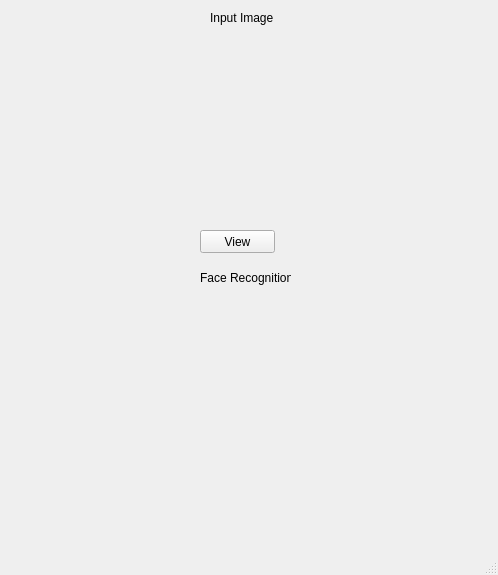
<?xml version="1.0" encoding="UTF-8"?>
<ui version="4.0">
 <class>MainWindow</class>
 <widget class="QMainWindow" name="MainWindow">
  <property name="geometry">
   <rect>
    <x>0</x>
    <y>0</y>
    <width>498</width>
    <height>575</height>
   </rect>
  </property>
  <property name="windowTitle">
   <string>Face Recognition</string>
  </property>
  <widget class="QWidget" name="centralwidget">
   <widget class="QLabel" name="label_2">
    <property name="geometry">
     <rect>
      <x>210</x>
      <y>10</y>
      <width>81</width>
      <height>16</height>
     </rect>
    </property>
    <property name="text">
     <string>Input Image</string>
    </property>
   </widget>
   <widget class="QLabel" name="label_4">
    <property name="geometry">
     <rect>
      <x>200</x>
      <y>270</y>
      <width>91</width>
      <height>16</height>
     </rect>
    </property>
    <property name="text">
     <string>Face Recognition</string>
    </property>
   </widget>
   <widget class="QPushButton" name="pushButton">
    <property name="geometry">
     <rect>
      <x>200</x>
      <y>230</y>
      <width>75</width>
      <height>23</height>
     </rect>
    </property>
    <property name="text">
     <string>View</string>
    </property>
   </widget>
   <widget class="QLabel" name="label_3">
    <property name="geometry">
     <rect>
      <x>110</x>
      <y>50</y>
      <width>271</width>
      <height>161</height>
     </rect>
    </property>
    <property name="text">
     <string/>
    </property>
    <property name="scaledContents">
     <bool>true</bool>
    </property>
   </widget>
   <widget class="QLabel" name="label_5">
    <property name="geometry">
     <rect>
      <x>100</x>
      <y>310</y>
      <width>291</width>
      <height>181</height>
     </rect>
    </property>
    <property name="text">
     <string/>
    </property>
    <property name="scaledContents">
     <bool>true</bool>
    </property>
   </widget>
  </widget>
  <widget class="QStatusBar" name="statusbar"/>
 </widget>
 <resources/>
 <connections/>
</ui>
